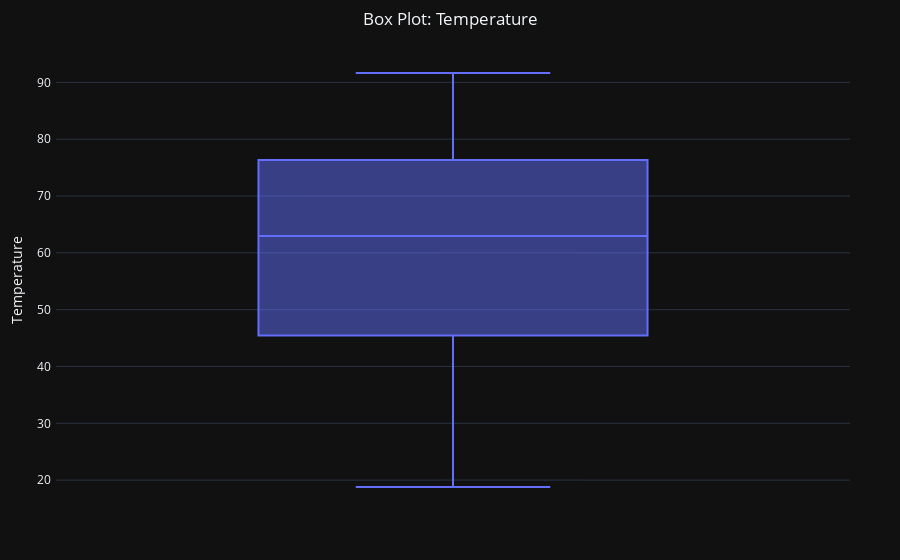

Write notebook code for a chart like this one.
### Code cell
# check outliers
fig = px.box(df, y="Temperature",
                   title= 'Box Plot: Temperature',
                   )

fig.update_layout(title_x = 0.5,
                  margin=dict(l=50,r=50,b=50,t=50,pad=4),
                  yaxis_title = 'Temperature',
                  xaxis = {'visible': False},
                  template = 'plotly_dark'
                  )

fig.show()

### Figure 1 — Plotly figure (JSON) as saved in the notebook; plotly's stock layout.template omitted (floating-point values rounded to 4 significant figures; data arrays with more than 128 entries replaced by an {"elided": "..."} marker saying what was removed)
{"data": [{"alignmentgroup": "True", "hovertemplate": "Temperature=%{y}<extra></extra>", "legendgroup": "", "marker": {"color": "#636efa"}, "name": "", "notched": false, "offsetgroup": "", "orientation": "v", "showlegend": false, "type": "box", "x0": " ", "xaxis": "x", "y": {"elided": "150 float values"}, "y0": " ", "yaxis": "y"}], "layout": {"boxmode": "group", "legend": {"tracegroupgap": 0}, "margin": {"b": 50, "l": 50, "pad": 4, "r": 50, "t": 50}, "title": {"text": "Box Plot: Temperature", "x": 0.5}, "xaxis": {"anchor": "y", "domain": [0, 1], "visible": false}, "yaxis": {"anchor": "x", "domain": [0, 1], "title": {"text": "Temperature"}}}}
